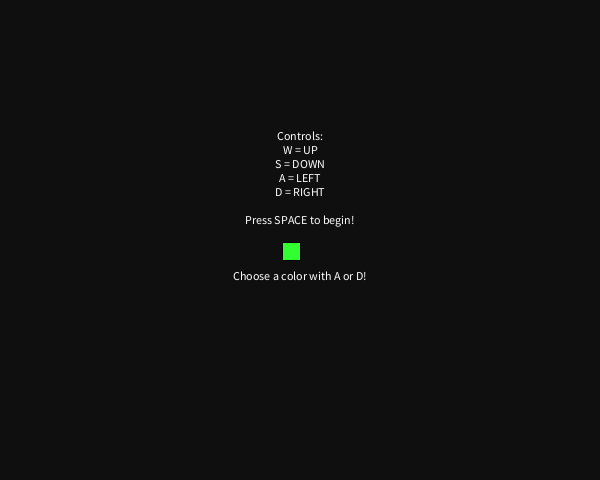
Frame 1 (no input)
Frame 60 (the mouse pressed at the canvas centre just before this capture): identical to frame 1, image omitted
Frame 120 (the mouse held since frame 60 and released just before this capture): identical to frame 1, image omitted

The Processing sketch that drew this single still picture (run headless with seeded random() and noise(); from frame 60 on, the mouse is pressed at the canvas centre):

// Processing sketch: SnakeGame
// ── SnakeGame.pde
int gameScreen;

Snake s;
int curMillis, tickLength;

int numCellsX, numCellsY;
int cellWidth, cellHeight;
int cellpx;
int backgroundColor;

Food food;
String lastMove;
InputQueue inputQueue;
int colorIndex;
PVector[] colors;
PVector startLocation;

void setup() {
   frameRate(60);
   size(600, 480);
   
   // cells are the same size regardless of screen size, which
   // is mainly so I could test performance for fun in full 1080p
   // The amount of food you would need to collect is over 5000
   cellpx = 20;
   numCellsX = width / cellpx;
   numCellsY = height / cellpx;
   
   cellWidth = width / numCellsX;  
   cellHeight = height / numCellsY;
   
   curMillis = millis();
   tickLength = 130; // the speed of the game. Lower = faster
   
   startLocation = new PVector(numCellsX / 2 - 1, numCellsY / 2);
   
   initGame();
   gameScreen = 0;
   
   colors = new PVector[4];
   colors[0] = new PVector(50, 255, 50);
   colors[1] = new PVector(135, 206, 250);
   colors[2] = new PVector(240, 120, 20);
   colors[3] = new PVector(240, 60, 60);
   
   colorIndex = 0;
   backgroundColor = 15;
}


//////////////////////
//   GAME SCREENS   //
//////////////////////

void initScreen() {
   background(backgroundColor);
   
   textAlign(CENTER);
   fill(255);
   text("Controls:\nW = UP\nS = DOWN\nA = LEFT\nD = RIGHT\n\nPress SPACE to begin!", width/2, height/2 - 100);
   text("Choose a color with A or D!", width / 2, height / 2 + 40);
   
   fill(colors[colorIndex].x, colors[colorIndex].y, colors[colorIndex].z);
   rect(startLocation.x * cellWidth + 2, startLocation.y * cellHeight + 2, cellWidth - 2, cellHeight - 2);
}

void gameScreen() {
   
   // prevent another input being processed before the snake has done the last one
   if (s.hasMoved())
      processInput();
   
   if (curMillis + tickLength <= millis()) {
      curMillis = millis();
      s.move();
   }
   
   if (isIntersecting(s.getLocation(), food.getLocation())) {
      s.eat();
      if (s.isFull())
         gameScreen = 3;
      else
         spawnFood();
   }
   
   for (PVector segment : s.getTail()) {
      if (segment != null) {
         if (isIntersecting(s.getLocation(), segment)) {
            gameScreen = 2;
         }
      }
   }
   
   if (isOffscreen(s.getLocation())) {
      gameScreen = 2;
   }
   
   s.draw();
}

void gameOverScreen() {
   background(backgroundColor);
   fill(255);
   textAlign(CENTER);
   text("Game Over!\nYou ate " + (s.getLength()) + " / " + s.getWinLength() + " pieces of food!\n" + 
        "Press SPACE to restart!", width/2, height/2 - 30);
}

void winScreen() {
   textSize(32);
   fill(255);
   textAlign(CENTER);
   text("You win!", width / 2, height / 2 - 30);
}

/////////////////
//   DRAWING   //
/////////////////

void draw() {
   if (gameScreen == 0) {
      initScreen();
   } else if (gameScreen == 1) {
      gameScreen();
   } else if (gameScreen == 2) {
      gameOverScreen();
   } else if (gameScreen == 3) {
      winScreen();
   }
}


///////////////
//   INPUT   //
///////////////

void processInput() {
   String input = inputQueue.getFirst();
   if (input == null) {
      return;
   }
   
   // Basically here to prevent any illegal actions by first checking if the 
   // snake is heading in the same, or an opposite direction to the one most
   // recently input. For example: up->down, left->left
   // I suppose it doesn't really save much time to cancel a changeDirection call if
   // the inputs are the same, but I'll leave it in there anyway
   switch(input) {
      case "UP": {
         if (s.getDirection().equals("UP") || s.getDirection().equals("DOWN")) {
            return;
         }
         break;
      }
      case "LEFT": {
         if (s.getDirection().equals("LEFT") || s.getDirection().equals("RIGHT")) {
            return;
         }
         break;
      }
      case "DOWN": {
         if (s.getDirection().equals("DOWN") || s.getDirection().equals("UP")) {
            return;
         }
         break;
      }
      case "RIGHT": {
         if (s.getDirection().equals("RIGHT") || s.getDirection().equals("LEFT")) {
            return;
         }
         break;
      }
      default: {
         print("YOU MESSED UP PROCESSINPUT");
      }
   }
   
   s.changeDirection(input);
}

void keyPressed() {
   switch(key) {
      case 87: // W
      case 119: { // w
         inputQueue.add("UP");
         break;
      }
      
      case 65: // A
      case 97: { // a
         if (gameScreen == 0) {
            colorIndex--;
            if (colorIndex < 0) {
               colorIndex = colors.length - 1;
            }
         } else if (gameScreen == 1) {
            inputQueue.add("LEFT");
         }
         break;
      }
      
      case 83: // S
      case 115: { // s
         inputQueue.add("DOWN");
         break;
      }
      
      case 68: // D
      case 100: { // d
         if (gameScreen == 0) {
            colorIndex++;
            if (colorIndex >= colors.length) {
               colorIndex = 0;
            }
         } else if (gameScreen == 1) {
            inputQueue.add("RIGHT");
         }
         break;
      }
      
      case 32: { // SPACE
         if (gameScreen == 0) {
            gameScreen = 1;
            initGame();
         } else if (gameScreen == 2) {
            gameScreen = 0;
         }
         break;
      }
      
      default: {
         print("YOU MESSED UP KEYPRESSED");
      }
   } 
}

///////////////
//   OTHER   //
///////////////

void initGame() {
   s = new Snake(startLocation, (numCellsX * numCellsY) - 1);
   inputQueue = new InputQueue();
   background(backgroundColor);
   spawnFood();
}

void spawnFood() {
   int x = 0, y = 0;
   boolean isValidLocation = false;
   
   while (!isValidLocation) {
      x = (int)random(0, numCellsX);
      y = (int)random(0, numCellsY);
      isValidLocation = true;
      for (PVector loc : s.getTail()) {
         if (loc != null && isIntersecting(loc, new PVector(x, y))) {
            isValidLocation = false;
         }
      }
   }
   food = new Food(1, new PVector(x, y));
   food.draw();
}

boolean isIntersecting(PVector location1, PVector location2) {
   return (location1.x == location2.x && location1.y == location2.y);
}

boolean isOffscreen(PVector location) {
   return (location.x > numCellsX - 1 || location.x < 0 || location.y > numCellsY - 1 || location.y < 0);
}

// ── Food.pde
public class Food {
   private int value;
   private PVector loc;
   
   public Food(int value, PVector loc) {
      this.value = value;
      this.loc = loc;
   }
   
   public PVector getLocation() {
      return loc;
   }
   
   public int getValue() {
      return value;
   }
   
   void draw() {
      fill(245, 245, 245);
      rect(food.getLocation().x * cellWidth + 2, food.getLocation().y * cellHeight + 2, cellWidth - 2, cellHeight - 2);
   }
}

// ── InputQueue.pde
/**
* This is an attempt to solve the input lag on the snake, as well as frustrating
* times where you try to press two buttons in quick succession, and only the last
* one takes, since in snake the quick up->left, down->right, etc, movements are key
**/
class InputQueue {
   String[] items;
   int head, tail;
   
   public InputQueue() {
      items = new String[5];
      head = 0;
      tail = 0;
   }
   
   void add(String input) {
      if (tail == items.length - 1)
         tail = 0;
      else
         tail++;
      
      if (items[tail] == null) {
         items[tail] = input;
      } else {
         tail--;
         return;
      }
   }
   
   private void remove() {
      items[head] = null;
      if (head == items.length - 1)
         head = 0;
      else
         head++;
   }
   
   String peek() {
      return items[head];
   }
   
   String getFirst() {
      String s = items[head];
      remove();
      return s;
   }
   
   String toString() {
      String out = "";
      for (String s : items) {
         out += s + ", ";
      }
      return out;
   }
}

// ── Snake.pde

class Snake {
   SnakeTail tail;
   PVector location;
   PVector direction;
   int currentLength, winLength;
   boolean hasMoved;
   
   
   Snake(PVector startPosition, int winLength) {
      location = new PVector(startPosition.x, startPosition.y);
      direction = new PVector(1, 0);
      currentLength = 0;
      this.winLength = winLength;
      tail = new SnakeTail(winLength);
      hasMoved = false;
   }
   
   void move() {
      tail.update(location, currentLength);
      
      if (currentLength == 0) {
         fill(15);
         rect(location.x * cellWidth + 2, location.y * cellHeight + 2, cellWidth - 2, cellHeight - 2);
      }
      
      location.x += direction.x;
      location.y += direction.y;
      hasMoved = true;
   }
   
   void eat() {
      currentLength++;
   }
   
   boolean isFull() {
      return (currentLength == winLength);
   }
   
   void changeDirection(String d) {
      switch(d) {
      case "UP": { direction.x = 0; direction.y = -1; break; } 
      case "LEFT": { direction.x = -1; direction.y = 0; break; }
      case "DOWN": { direction.x = 0; direction.y = 1; break; }
      case "RIGHT": { direction.x = 1; direction.y = 0; break; }
      default: print("YOU MESSED UP CHANGEDIRECTION");
      }
      hasMoved = false;
   }
   
   String getDirection() {
      if (direction.x == 0) {
         if (direction.y == -1) {
            return "UP";
         } else {
            return "DOWN";
         }
      } else if (direction.y == 0) {
         if (direction.x == -1) {
            return "LEFT";
         } else {
            return "RIGHT";
         }
      }
      
      return "YOU MESSED UP GETDIRECTION";
   }
   
   void draw() {
      fill(colors[colorIndex].x, colors[colorIndex].y, colors[colorIndex].z);
      rect(location.x * cellWidth + 2, location.y * cellHeight + 2, cellWidth - 2, cellHeight - 2);
      //tail.draw();
   }
   
   PVector getLocation() { return location; } 
   int getLength() { return currentLength; }
   int getWinLength() { return winLength; }
   PVector[] getTail() { return tail.snakeTail; }
   boolean hasMoved() { return hasMoved; }
}

// ── SnakeTail.pde
/**
* The snake's tail acts a little differently, which is why I separated it out
* The important thing is that every update only the segment right after the head 
* is drawn and the last segment of the tail is erased
**/

class SnakeTail {
   private PVector[] snakeTail;
   private int head, tail;
   
   public SnakeTail(int winLength) {
      snakeTail = new PVector[winLength];
      head = 0; tail = 0;
   }
   
   void add(PVector location) {
      if (head == snakeTail.length - 1)
         head = 0;
      else
         head++;
         
      snakeTail[head] = new PVector(location.x, location.y);
   }
   
   void remove() {
      if (snakeTail[tail] != null) {
         fill(backgroundColor);
         rect(snakeTail[tail].x * cellWidth, snakeTail[tail].y * cellHeight, cellWidth, cellHeight);
      }
      snakeTail[tail] = null;
      if (tail == snakeTail.length - 1)
         tail = 0;
      else
         tail++;
   }
   
   void update(PVector location, int currentLength) {
      if (currentLength == 0) {
         return;
      } else if (tail > head) {
         if (head + snakeTail.length - tail + 1 == currentLength) {
            add(location);
            remove();
         } else {
            add(location);
         }
      } else if (head >= tail) {
         if (head - tail + 1 == currentLength) {
            add(location);
            remove();
         } else {
            add(location);
         }
      } else {
         add(location);
      }
   }
   
   void draw() {
      fill(colors[colorIndex].x, colors[colorIndex].y, colors[colorIndex].z);
      int i = head;
      while (snakeTail[i] != null) {
         rect(snakeTail[i].x * cellWidth + 2, snakeTail[i].y * cellHeight + 2, cellWidth - 2, cellHeight - 2);
         if (i == 0)
            i = snakeTail.length - 1;
         else
            i--;
      }
   }
}
